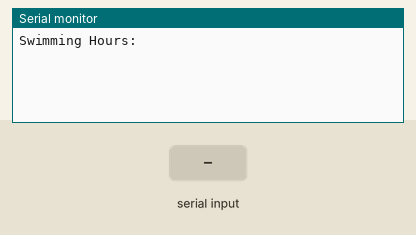
Simulated run of this sketch. Board: Arduino Uno, built with avr-gcc and run on an emulated ATmega328P. Parts: the last lines printed to the serial monitor. The inputs (shaded band) are chosen by the test bench.

Above: at 0.9 s.
1.0 s: "90,45\n" received over Serial
At 1.8 s:
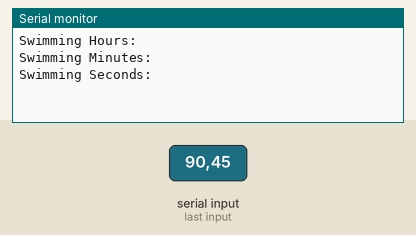
2.5 s: "30,150\n" received over Serial
At 2.9 s:
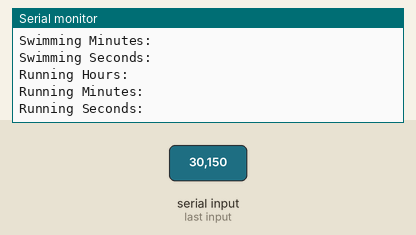
4.0 s: "5\n" received over Serial
At 6.2 s:
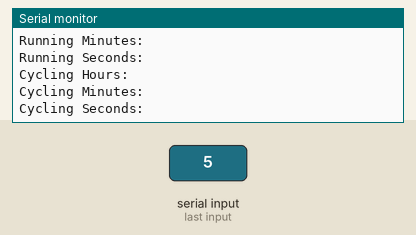
6.5 s: "90\n" received over Serial
At 8.1 s:
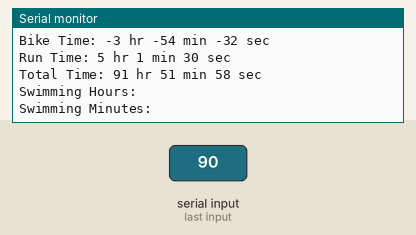

Measured:
- after the input at 1.0 s, the serial monitor: prints a new line at once (image 1)
- after the input at 2.5 s, the serial monitor: prints a new line at once (image 2)
- after the input at 4.0 s, the serial monitor: prints a new line at once (image 3)
- after the input at 6.5 s, the serial monitor: prints a new line at once (image 4)

The sketch:

Triathlon.ino
```cpp
//The program asks a user for a time of each part of triathlon.
//If the inserted time is the quickest than it is being stored as the best score.
//The best score is being shown when the user inputs negative value as the first

int read_from_serial(String text)
{
  int input_val;
  Serial.println(text);
  while (!Serial.available()) {
    ;
  }
  input_val = Serial.parseInt();
  return input_val;

}

void setup() {
  Serial.begin(9600);

  long arrayOfSeconds [4]; //creating an array in which time of contestants will be stored [in seconds]
  String names [4] = {"Swim", "Bike", "Run", "Total"}; //creating an array with names of the times that will be stored
  const int seconds_in_hour = 3600;
  const int seconds_in_minute = 60;
  int counter = 0;
  int number_of_the_best_person = 0;
  long best_score = 999999; //assaigning a high value to variable best_score

  while (1) {

    arrayOfSeconds[0] = read_from_serial("Swimming Hours: ");

    if (arrayOfSeconds[0] < 0) { //if user inputs a hour number that is less than zero program will output a current best score
      Serial.println("==========");
      Serial.print("The fastest athlete was no. ");
      Serial.print(number_of_the_best_person);
      Serial.print(" with total time of ");
      Serial.print(best_score / seconds_in_hour);
      Serial.print(" hr ");
      Serial.print(((best_score) % (seconds_in_hour)) / (seconds_in_minute));
      Serial.print(" min ");
      Serial.print(best_score % seconds_in_minute);
      Serial.println(" sec ");
      Serial.print("==========");
      break;
    }


    //storing the rest of the scores in an array
    arrayOfSeconds[0] = (arrayOfSeconds[0] * seconds_in_hour);
    arrayOfSeconds[0] += read_from_serial("Swimming Minutes: ") * seconds_in_minute;
    arrayOfSeconds[0] += read_from_serial("Swimming Seconds: ");

    arrayOfSeconds[1] = read_from_serial("Running Hours: ") * seconds_in_hour;
    arrayOfSeconds[1] += read_from_serial("Running Minutes: ") * seconds_in_minute;
    arrayOfSeconds[1] += read_from_serial("Running Seconds: ");

    arrayOfSeconds[2] = read_from_serial("Cycling Hours: ")  * seconds_in_hour;
    arrayOfSeconds[2] += read_from_serial("Cycling Minutes: ")  * (seconds_in_minute);
    arrayOfSeconds[2] += read_from_serial("Cycling Seconds: ");

    arrayOfSeconds[3] = arrayOfSeconds[1] + arrayOfSeconds[2] + arrayOfSeconds[0];

    counter++;


    //if inserted score is better than the best score than it is now the best score
    if (arrayOfSeconds[3] < best_score) {
      best_score = arrayOfSeconds[3];
      number_of_the_best_person = counter;
    }


    for (int index = 0; index <= 3; index++) {
      Serial.print(names[index] + " Time: ");
      Serial.print(arrayOfSeconds[index] / seconds_in_hour);
      Serial.print(" hr ");
      Serial.print(((arrayOfSeconds[index]) % seconds_in_hour) / seconds_in_minute) ;
      Serial.print(" min ") ;
      Serial.print(arrayOfSeconds[index] % seconds_in_minute) ;
      Serial.println(" sec ")   ;

    }
  }
}

void loop() {
  // put your main code here, to run repeatedly:

}
```
